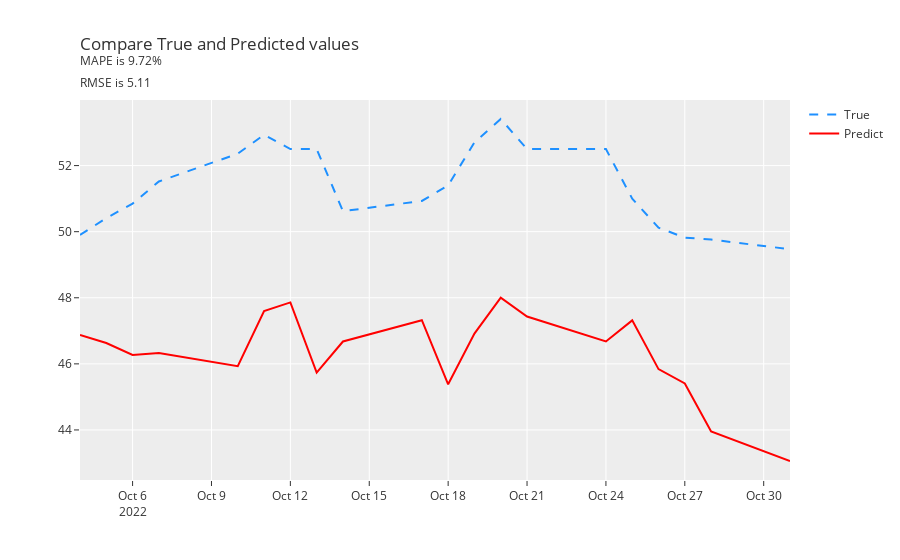

Source (notebook cell):
### Code cell
# compare true and predicted values
compare_value(dfY['Actual'], dfY['Q50'], 'Compare True and Predicted values')

### Figure 1 — Plotly figure (JSON) as saved in the notebook; plotly's stock layout.template omitted (floating-point values rounded to 4 significant figures)
{"data": [{"line": {"color": "dodgerblue", "dash": "dash"}, "name": "True", "type": "scatter", "x": ["2022-10-04T00:00:00", "2022-10-05T00:00:00", "2022-10-06T00:00:00", "2022-10-07T00:00:00", "2022-10-10T00:00:00", "2022-10-11T00:00:00", "2022-10-12T00:00:00", "2022-10-13T00:00:00", "2022-10-14T00:00:00", "2022-10-17T00:00:00", "2022-10-18T00:00:00", "2022-10-19T00:00:00", "2022-10-20T00:00:00", "2022-10-21T00:00:00", "2022-10-24T00:00:00", "2022-10-25T00:00:00", "2022-10-26T00:00:00", "2022-10-27T00:00:00", "2022-10-28T00:00:00", "2022-10-31T00:00:00"], "y": [49.9, 50.41, 50.85, 51.52, 52.36, 52.93, 52.5, 52.5, 50.62, 50.93, 51.4, 52.7, 53.41, 52.5, 52.5, 51, 50.12, 49.82, 49.76, 49.47]}, {"line": {"color": "red"}, "name": "Predict", "type": "scatter", "x": ["2022-10-04T00:00:00", "2022-10-05T00:00:00", "2022-10-06T00:00:00", "2022-10-07T00:00:00", "2022-10-10T00:00:00", "2022-10-11T00:00:00", "2022-10-12T00:00:00", "2022-10-13T00:00:00", "2022-10-14T00:00:00", "2022-10-17T00:00:00", "2022-10-18T00:00:00", "2022-10-19T00:00:00", "2022-10-20T00:00:00", "2022-10-21T00:00:00", "2022-10-24T00:00:00", "2022-10-25T00:00:00", "2022-10-26T00:00:00", "2022-10-27T00:00:00", "2022-10-28T00:00:00", "2022-10-31T00:00:00"], "y": [46.87, 46.63, 46.27, 46.33, 45.93, 47.6, 47.86, 45.74, 46.68, 47.32, 45.38, 46.92, 48.0, 47.43, 46.68, 47.32, 45.84, 45.41, 43.95, 43.06]}], "layout": {"autosize": true, "title": {"text": "Compare True and Predicted values<br><sup>MAPE is 9.72%</sup>            <br><sup>RMSE is 5.11<sup>", "x": 0, "xref": "paper"}, "xaxis": {"autorange": true, "range": ["2022-10-04", "2022-10-31"], "type": "date"}, "yaxis": {"autorange": true, "range": [42.49, 53.98], "type": "linear"}}}
